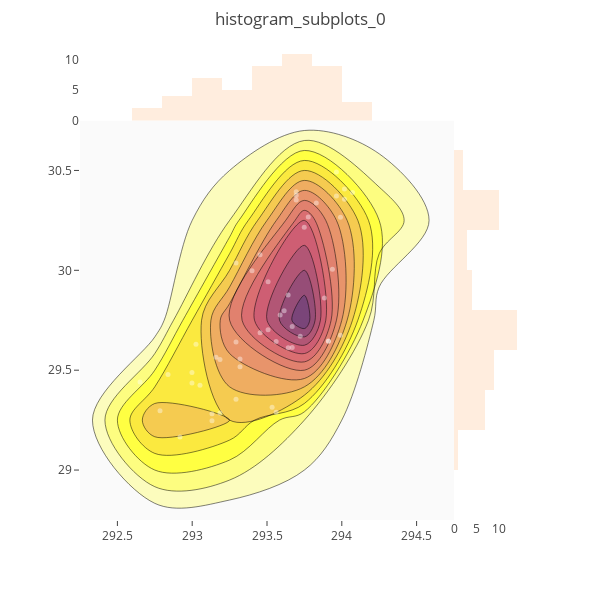
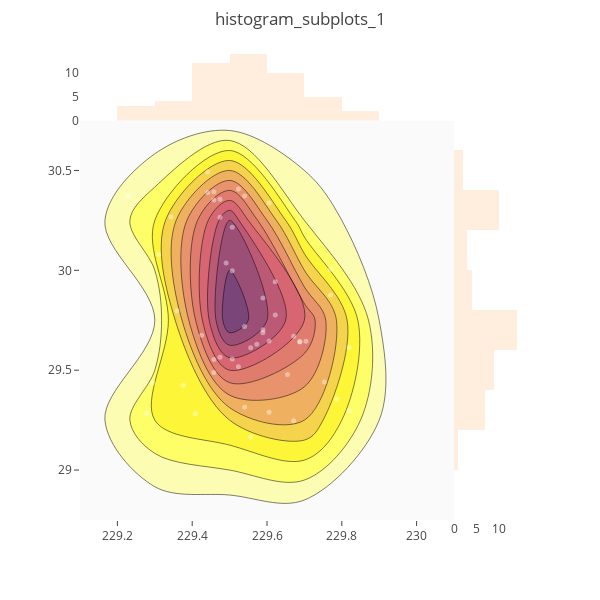
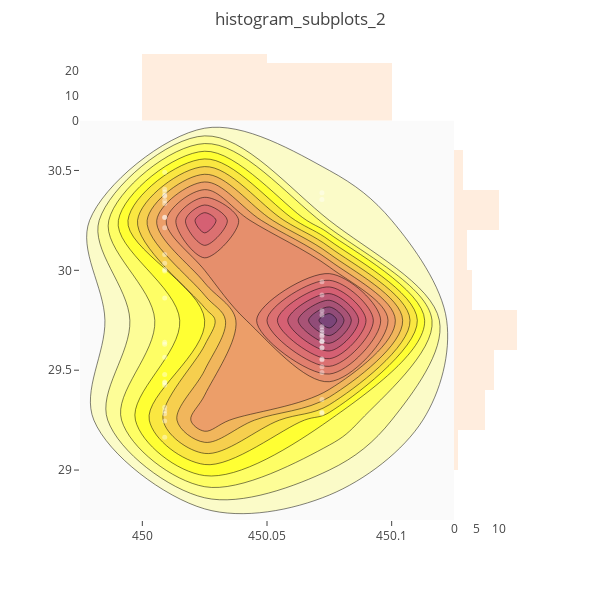
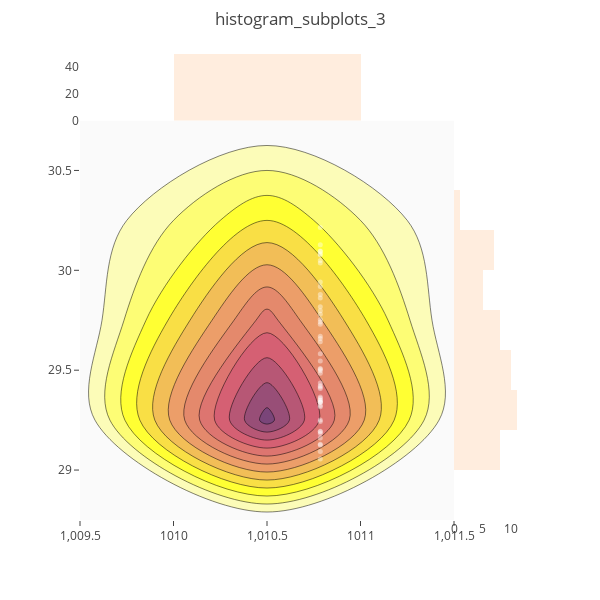

Write notebook code for charts like these, in order.
### Code cell
#CLOUD AROUND ONE POINT -- 2D DENSITY PLOT 

import os
import plotly
import plotly.figure_factory as ff
import plotly.graph_objs as go
import shutil
import time
import plotly.io as pio
import glob
import json

plotly.offline.init_notebook_mode(connected=True)


with open('/home/rakshith/Desktop/CHAOSCT/adver/arch1_waac.json') as json_file:  
    data = json.load(json_file)
    psnr,bpp=[],[]
    
    
    for p in data:
        psnr.append(p['psnr'])
        bpp.append(p['bpp'])

    for row in bpp:

        row[:]=([16 / x for x in row])

        new_bpp.append(row[:])

i=0

while(i<len(psnr)):
    x = new_bpp[i]
    y = psnr[i]
    img_name='histogram_subplots_'+str(i)

    colorscale = ['#7A4579', '#D56073', 'rgb(236,158,105)', (1, 1, 0.2), (0.98,0.98,0.98)]
    

    fig = ff.create_2d_density(
        x, y, colorscale=colorscale,
        title='histogram_subplots_'+str(i),
        hist_color='rgb(255, 237, 222)',point_color='rgb(255,255,255)', point_size=5
        
    )

    plotly.offline.iplot(fig ) #, image='svg'
    
    i=i+1

# time.sleep(5)
# source_dir = os.path.expanduser('~/Downloads')
# dest_dir = '/home/rakshith/Kgp_graph/images'

# for filename in glob.glob(os.path.join(source_dir, 'histogram_subplots_*.svg')):
#     shutil.copy(filename, dest_dir)
 

# print('done')
